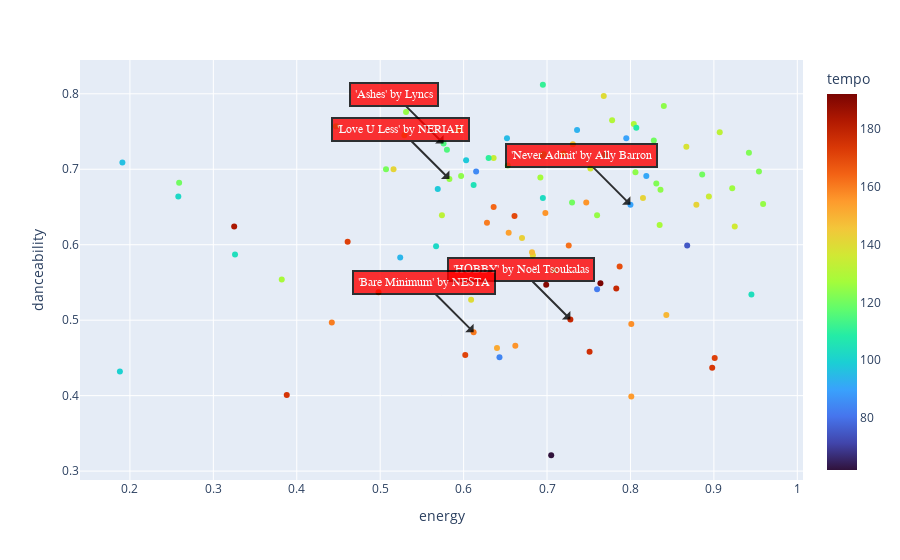

Notebook cell for this chart:
### Code cell
# Assuming most_recently_added is your updated DataFrame
hover_columns = ['name', 'artist', 'added_at', 'tempo', 'valence']
fig = px.scatter(most_recently_added, x="energy", y='danceability', color='tempo', color_continuous_scale='Turbo', hover_data=hover_columns)

# Loop through the first five songs in the dataframe
for i in range(5):
    # Get the name and artist of the song
   # Get the name and artist of the song
    song_name = most_recently_added.iloc[i]['name']
    artist_name = most_recently_added.iloc[i]['artist']
    
    # Get the x and y coordinates of the point corresponding to the song
    x_coord = most_recently_added.iloc[i]['energy']
    y_coord = most_recently_added.iloc[i]['danceability']

    print(f"Song: {song_name}, Artist: {artist_name}, Energy: {x_coord}, Danceability: {y_coord}")  # print the values
    
    # Create the arrow and text annotation
    fig.add_annotation(
        x=x_coord,
        y=y_coord,
        ax=x_coord-50,
        ay=y_coord-50,
        text=f"'{song_name}' by {artist_name}",
        arrowhead=1,
        showarrow=True,
        font=dict(
            family="Courier New, monospace",
            size=12,
            color="#ffffff"
        ),
        align="center",
        arrowcolor="black",
        arrowwidth=2,
        arrowsize=1,
        bordercolor="black",
        borderwidth=2,
        borderpad=4,
        bgcolor="red",
        opacity=0.8,
    )

# Show the plot
fig.show()
#fig.write_html("images/plots/energy_vs_danceability_with_annotations.html")

### Figure 1 — Plotly figure (JSON) as saved in the notebook; plotly's stock layout.template omitted (floating-point values rounded to 4 significant figures; data arrays with more than 128 entries replaced by an {"elided": "..."} marker saying what was removed)
{"data": [{"customdata": {"elided": "100x5 mixed values"}, "hovertemplate": "energy=%{x}<br>danceability=%{y}<br>name=%{customdata[0]}<br>artist=%{customdata[1]}<br>added_at=%{customdata[2]}<br>tempo=%{marker.color}<br>valence=%{customdata[4]}<extra></extra>", "legendgroup": "", "marker": {"color": [178.2, 114.9, 125.0, 90.08, 160.6, 105.0, 161.9, 124.0, 124.0, 154.9, 140.0, 121.0, 120.1, 139.9, 103.0, 146.9, 190.0, 122.1, 111.0, 122.1, 62.01, 140.0, 140.1, 130.0, 174.4, 192.1, 131.9, 128.0, 153.9, 168.8, 171.0, 93.92, 93.09, 135.0, 142.0, 178.1, 124.0, 160.0, 171.7, 148.1, 142.0, 151.9, 116.0, 136.0, 83.99, 124.0, 149.0, 95.03, 82.02, 134.0, 95.98, 143.0, 162.9, 110.0, 127.9, 119.9, 120.0, 127.1, 120.0, 125.0, 74.94, 127.9, 115.0, 104.0, 169.8, 84.95, 122.0, 120.0, 129.0, 90.02, 97.99, 102.0, 108.1, 102.0, 176.2, 183.9, 132.0, 173.9, 136.0, 123.0, 156.0, 163.8, 111.1, 171.8, 125.0, 155.9, 125.0, 138.0, 157.0, 155.9, 141.9, 160.1, 99.96, 134.0, 120.0, 90.99, 126.0, 97.98, 104.0, 124.0], "coloraxis": "coloraxis", "symbol": "circle"}, "mode": "markers", "name": "", "orientation": "v", "showlegend": false, "type": "scatter", "x": [0.728, 0.576, 0.583, 0.8, 0.612, 0.612, 0.726, 0.447, 0.84, 0.801, 0.768, 0.507, 0.73, 0.609, 0.695, 0.731, 0.699, 0.831, 0.695, 0.954, 0.705, 0.683, 0.529, 0.778, 0.388, 0.764, 0.574, 0.835, 0.654, 0.787, 0.602, 0.524, 0.736, 0.894, 0.879, 0.783, 0.806, 0.628, 0.461, 0.682, 0.815, 0.64, 0.709, 0.925, 0.643, 0.597, 0.843, 0.652, 0.76, 0.636, 0.191, 0.67, 0.498, 0.63, 0.382, 0.259, 0.886, 0.692, 0.828, 0.531, 0.868, 0.72, 0.58, 0.945, 0.661, 0.615, 0.942, 0.653, 0.804, 0.795, 0.603, 0.567, 0.807, 0.258, 0.751, 0.325, 0.907, 0.898, 0.752, 0.696, 0.662, 0.636, 0.769, 0.901, 0.959, 0.698, 0.76, 0.867, 0.801, 0.747, 0.516, 0.442, 0.188, 0.594, 0.694, 0.819, 0.922, 0.569, 0.326, 0.836], "xaxis": "x", "y": [0.501, 0.734, 0.687, 0.653, 0.484, 0.679, 0.599, 0.757, 0.784, 0.399, 0.797, 0.7, 0.656, 0.527, 0.662, 0.733, 0.547, 0.681, 0.812, 0.697, 0.321, 0.586, 0.745, 0.765, 0.401, 0.549, 0.639, 0.626, 0.616, 0.571, 0.454, 0.583, 0.752, 0.664, 0.653, 0.542, 0.696, 0.629, 0.604, 0.59, 0.662, 0.463, 0.566, 0.624, 0.451, 0.691, 0.507, 0.741, 0.541, 0.715, 0.709, 0.609, 0.537, 0.715, 0.554, 0.682, 0.693, 0.689, 0.738, 0.776, 0.599, 0.721, 0.726, 0.534, 0.638, 0.697, 0.722, 0.705, 0.76, 0.741, 0.712, 0.598, 0.755, 0.664, 0.458, 0.624, 0.749, 0.437, 0.701, 0.72, 0.466, 0.65, 0.719, 0.45, 0.654, 0.642, 0.639, 0.73, 0.495, 0.656, 0.7, 0.497, 0.432, 0.752, 0.718, 0.691, 0.675, 0.674, 0.587, 0.673], "yaxis": "y"}], "layout": {"annotations": [{"align": "center", "arrowcolor": "black", "arrowhead": 1, "arrowsize": 1, "arrowwidth": 2, "ax": -49.27, "ay": -49.5, "bgcolor": "red", "bordercolor": "black", "borderpad": 4, "borderwidth": 2, "font": {"color": "#ffffff", "family": "Courier New, monospace", "size": 12}, "opacity": 0.8, "showarrow": true, "text": "'HOBBY' by Noël Tsoukalas", "x": 0.728, "y": 0.501}, {"align": "center", "arrowcolor": "black", "arrowhead": 1, "arrowsize": 1, "arrowwidth": 2, "ax": -49.42, "ay": -49.27, "bgcolor": "red", "bordercolor": "black", "borderpad": 4, "borderwidth": 2, "font": {"color": "#ffffff", "family": "Courier New, monospace", "size": 12}, "opacity": 0.8, "showarrow": true, "text": "'Ashes' by Lyncs", "x": 0.576, "y": 0.734}, {"align": "center", "arrowcolor": "black", "arrowhead": 1, "arrowsize": 1, "arrowwidth": 2, "ax": -49.42, "ay": -49.31, "bgcolor": "red", "bordercolor": "black", "borderpad": 4, "borderwidth": 2, "font": {"color": "#ffffff", "family": "Courier New, monospace", "size": 12}, "opacity": 0.8, "showarrow": true, "text": "'Love U Less' by NERIAH", "x": 0.583, "y": 0.687}, {"align": "center", "arrowcolor": "black", "arrowhead": 1, "arrowsize": 1, "arrowwidth": 2, "ax": -49.2, "ay": -49.35, "bgcolor": "red", "bordercolor": "black", "borderpad": 4, "borderwidth": 2, "font": {"color": "#ffffff", "family": "Courier New, monospace", "size": 12}, "opacity": 0.8, "showarrow": true, "text": "'Never Admit' by Ally Barron", "x": 0.8, "y": 0.653}, {"align": "center", "arrowcolor": "black", "arrowhead": 1, "arrowsize": 1, "arrowwidth": 2, "ax": -49.39, "ay": -49.52, "bgcolor": "red", "bordercolor": "black", "borderpad": 4, "borderwidth": 2, "font": {"color": "#ffffff", "family": "Courier New, monospace", "size": 12}, "opacity": 0.8, "showarrow": true, "text": "'Bare Minimum' by NESTA", "x": 0.612, "y": 0.484}], "coloraxis": {"colorbar": {"title": {"text": "tempo"}}, "colorscale": [[0, "#30123b"], [0.07143, "#4145ab"], [0.1429, "#4675ed"], [0.2143, "#39a2fc"], [0.2857, "#1bcfd4"], [0.3571, "#24eca6"], [0.4286, "#61fc6c"], [0.5, "#a4fc3b"], [0.5714, "#d1e834"], [0.6429, "#f3c63a"], [0.7143, "#fe9b2d"], [0.7857, "#f36315"], [0.8571, "#d93806"], [0.9286, "#b11901"], [1, "#7a0402"]]}, "legend": {"tracegroupgap": 0}, "margin": {"t": 60}, "xaxis": {"anchor": "y", "domain": [0, 1], "title": {"text": "energy"}}, "yaxis": {"anchor": "x", "domain": [0, 1], "title": {"text": "danceability"}}}}
